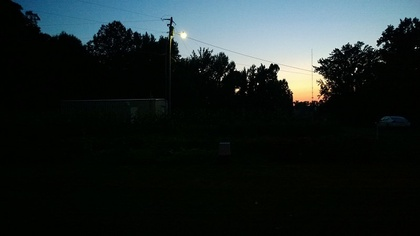
%> input picture 基于同态滤波和retinex图像去雾算法/image.jpg, 420 x 236 px, shrunk from 800 x 450 before the run
$ octave main.m   (GNU Octave 9; MATLAB toolbox functions it lacks are replaced by stand-ins)
%> lines starting %> are read from the running program, lines starting %| are printed output that depends on the picture
%> further down, img is the input picture: size 236x420x3 uint8; mean R, G, B 29.6, 38.2, 38.7
### 基于同态滤波和retinex图像去雾算法/Homomorphicfilter.m
%%%同态滤波器函数
function I_homo = Homomorphicfilter(I, rH, rL, c, d0)
%> called with rH = 2, rL = 0.1, c = 0.5, d0 = 3
%%if ndims(I) == 3
    %%I = rgb2gray(I);%%获取图像
%%end
    % I=double(rgb2gray(I));
    I = double(I);
    [M,N,channals]=size(I);
%> M = 236; N = 420; channals = 3
    for ch=1:channals
    I1=log(I(:,:,ch)+1);%取对数
    FI=dft(I1);%傅里叶变换
    H = GaussianHighPassFilter(I, rH, rL,c, d0);
    I2=Idft(H.*FI);%傅里叶逆变换
    I_homo(:,:,ch)=real(exp(I2));
    end
%> this loop made 3 passes
%> pass 1, in Homomorphicfilter, `I1=log(I(:,:,ch)+1);`:
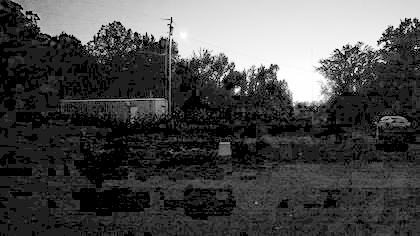
%> I1: size 236x420 double; min 0, max 5.55, mean 1.63; drawn with min black and max white
%> pass 1, in Homomorphicfilter, `H = GaussianHighPassFilter(I, rH, rL,c, d0);`:
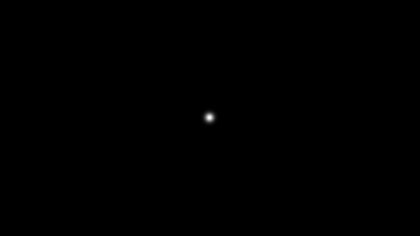
%> H: size 236x420 double; min 0.1, max 2, mean 0.101; drawn with min black and max white
%> after the loop:
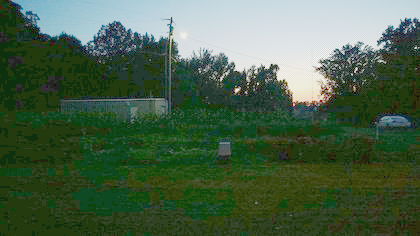
%> I_homo: size 236x420x3 double; mean R, G, B 1.2, 1.28, 1.19; drawn with min black and max white

    minV=min(min(min(I_homo)));
%> minV = 0.952
    maxV=max(max(max(I_homo)));
%> maxV = 1.8
    for ch=1:channals
    for i=1:M
            for j=1:N
                I_homo(i,j,ch)=255* (I_homo(i,j,ch)-minV)./(maxV-minV);
            end
    end
    end
end

### 基于同态滤波和retinex图像去雾算法/dft.m
%%离散傅里叶函数编写
function F_ij = dft(f_ij)
    if ndims(f_ij) == 3
        f_ij = rgb2gray(f_ij);
    end
    % 这里将整数切换为双精度
    f_ij = double(f_ij);
    % 这里获取了图像的大小
    [nrows, ncols] = size(f_ij);

    % 列式FT的矢量化实现
    vy = (0:nrows-1)' * (0:nrows-1);
    M_vy = exp(-1i*2*pi*vy/nrows);
    F_xv = M_vy * f_ij;

    % 行式FT的矢量化实现
    ux = (0:ncols-1)' * (0:ncols-1);
    M_ux = exp(-1i*2*pi*ux/ncols);
    F_ij = F_xv * M_ux;
end

### 基于同态滤波和retinex图像去雾算法/GaussianHighPassFilter.m
%%% 高斯高通滤波器的实现
function H = GaussianHighPassFilter(I, RH, RL, C, D0)
    if ndims(I) == 3
        I = rgb2gray(I);
    end
    [M, N] = size(I);%%获取图像大小

    % 记录图像的中点
    n1 = floor(M/2);
    n2 = floor(N/2);
    H = zeros(n1, n2);
    %计算高斯高通滤波器H（i，j）
for i=1:M
    for j=1:N
        D(i,j)=((i-n1).^2+(j-n2).^2);
        H(i,j)=(RH-RL).*(exp(C*(-D(i,j)./(D0^2))))+RL;%高斯同态滤波
    end
end
end

### 基于同态滤波和retinex图像去雾算法/Idft.m
%%%离散傅里叶逆变换函数编写
function f_xy = Idft(F_ij)
    if ndims(F_ij) == 3
        F_ij = rgb2gray(F_ij);
    end
    [nrows, ncols] = size(F_ij);
    vy = (0:nrows-1)' * (0:nrows-1);
    M_vy = exp(1i*2*pi*vy/nrows);
    f_uy = M_vy * F_ij;

    ux = (0:ncols-1)' * (0:ncols-1);
    M_ux = exp(1i*2*pi*ux/ncols);
    f_xy = real(f_uy * M_ux / (ncols*nrows));
end

### 基于同态滤波和retinex图像去雾算法/retinex_frankle_mccann.m
function Retinex = retinex_frankle_mccann(L, nIterations)
global  RR IP OP NP Maximum
RR = L;
Maximum = max(L(:));
[nrows, ncols] = size(L);

shift = 2^(fix(log2(min(nrows, ncols)))-1);
OP = double(Maximum)*ones(nrows, ncols);

while (abs(shift) >= 1)
   for i = 1:nIterations
      CompareWith(0, shift);
      CompareWith(shift, 0);
   end
   shift = -shift/2;
end
Retinex = NP;

### 基于同态滤波和retinex图像去雾算法/main.m
clc,close all,clear all;
img=imread('image.jpg');
rH = 2; rL = 0.1; c = 0.5; D0 = 3;
ImgOriginal = Homomorphicfilter(img, rH, rL, c, D0);
figure(1)
subplot(1,2,2),imshow(uint8(ImgOriginal));title('同态滤波增强后');
[m,n,z] = size(ImgOriginal);
%> m = 236; n = 420; z = 3
ImgOut = zeros(m,n,z);
nIterations=100;
for i = 1:z
    ImChannel = log(double(ImgOriginal(:,:,i))+eps);
    ImgOut(:,:,i)=retinex_frankle_mccann(ImChannel,nIterations);
    ImgOut(:,:,i)=exp(ImgOut(:,:,i));
    a=min(min(ImgOut(:,:,i)));
    b=max(max(ImgOut(:,:,i)));
    ImgOut(:,:,i)=((ImgOut(:,:,i)-a)/(b-a))*255;
end
%> this loop made 3 passes
%> (Maximum in retinex_frankle_mccann, a, b) on passes 1 to 3: (5.54, 2.32e-16, 255), (5.53, 4.54, 251.2), (5.51, 5.41, 247.9)
%> pass 1, `ImChannel = log(double(ImgOriginal(:,:,i))+eps);`:
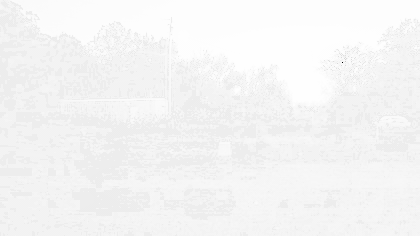
%> ImChannel: size 236x420 double; min -36.04, max 5.54, mean 3.9; drawn with min black and max white
%> pass 2, `ImChannel = log(double(ImgOriginal(:,:,i))+eps);`:
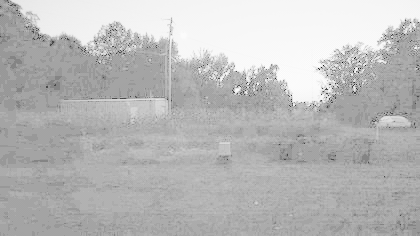
%> ImChannel: size 236x420 double; min 1.47, max 5.53, mean 4.44; drawn with min black and max white
%> after the loop:
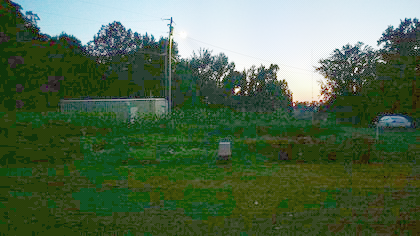
%> ImgOut: size 236x420x3 double; mean R, G, B 81.5, 105.5, 75.3
ImgOut=uint8(ImgOut);
%> ImgOut: size 236x420x3 uint8
figure(1);
subplot(2,3,1);imshow(img);title('最原始的图像');
subplot(2,3,2);imshow(uint8(ImgOriginal));title('同态滤波后的图像');
subplot(2,3,3);imshow(ImgOut);title('retienx增强后图像');
subplot(2,3,4);imhist(img,32);title('原始直方图')
subplot(2,3,5);imhist(uint8(ImgOriginal),32);title('同态滤波直方图')
subplot(2,3,6);imhist(ImgOut,32);title('最终直方图')
%> after `title('最终直方图')`:
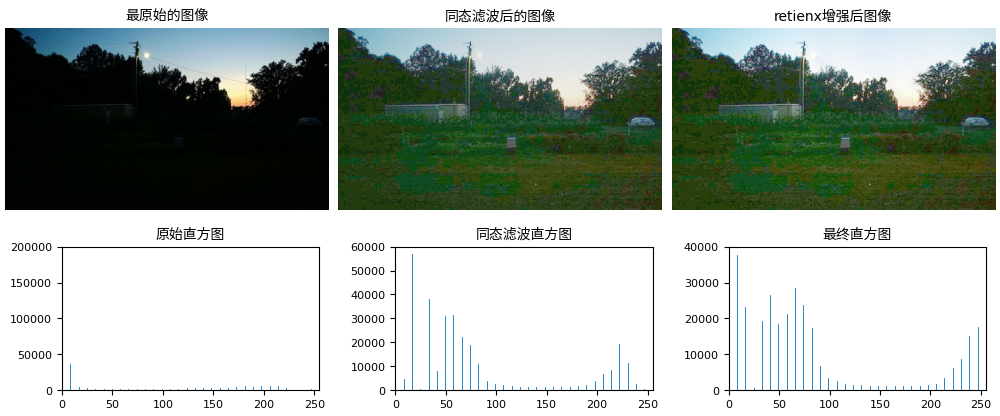
%> figure redrawn from the program's plot data, 6 panels
figure(2);
imshow(uint8(ImgOriginal));
figure(3);
imshow(ImgOut);
